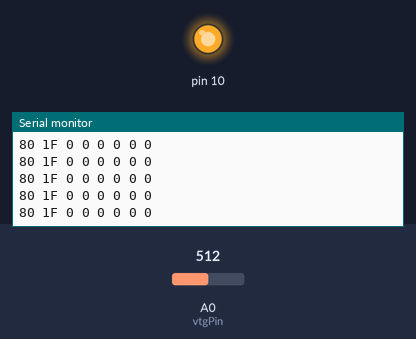
Bench run of a sketch on a simulated Arduino Uno, built with avr-gcc and run on an emulated ATmega328P. Shown: output pins drawn as LEDs (lit = HIGH), the last lines printed to the serial monitor. The inputs (shaded band) are chosen by the test bench; at power-on: A0 (vtgPin) = 512.

Above: at 1.2 s.
1.3 s: A0 (vtgPin) set to 716
At 2.0 s:
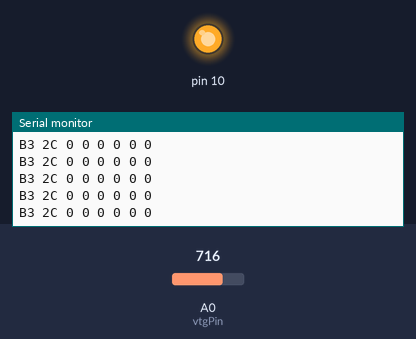
3.2 s: A0 (vtgPin) set to 900
At 4.0 s:
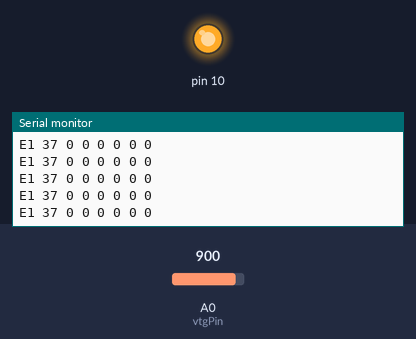

Measured:
- after the input at 1.3 s, the serial monitor: prints a new line at once (image 1)
- after the input at 3.2 s, the serial monitor: prints a new line at once (image 2)

The sketch:

vtg_CANwrite.ino
```cpp
// Libraries
#include <SPI.h>
#include <mcp2515.h>

struct can_frame canMsg1;
MCP2515 mcp2515(10);

//-----------------------------------------------------------------------//
// Voltage CAN message ID = 0xAB
//-----------------------------------------------------------------------//

// Variables
int vtgPin = A0;    // select the input pin for the potentiometer
int raw_vtgValue = 0;  // variable to store the value coming from the sensor
int16_t vtgValue =0;

uint8_t Byte1=0;
uint8_t Byte2=0;

//-----------------------------------------------------------------------//
void setup() {

  while (!Serial);
  Serial.begin(115200);
  SPI.begin();

  mcp2515.reset();
  mcp2515.setBitrate(CAN_125KBPS);
  mcp2515.setNormalMode();

  Serial.println("Example: Write to CAN");
}

void loop() {

  // Voltage Sensor
  raw_vtgValue = analogRead(vtgPin);
  vtgValue = map(raw_vtgValue, 0, 1023, 0, 65535);

  // Byte Writing of voltage read
  Byte1 = vtgValue >>8;
  Byte2 = vtgValue &0xff;

  // Building up the CAN message
  canMsg1.can_id  = 0xAB;
  canMsg1.can_dlc = 8;
  canMsg1.data[0] = Byte1;
  canMsg1.data[1] = Byte2;
  canMsg1.data[2] = 0x00;
  canMsg1.data[3] = 0x00;
  canMsg1.data[4] = 0x00;
  canMsg1.data[5] = 0x00;
  canMsg1.data[6] = 0x00;
  canMsg1.data[7] = 0x00;
  mcp2515.sendMessage(&canMsg1);

  for (int i = 0; i<canMsg1.can_dlc; i++)  {  // print the data

    Serial.print(canMsg1.data[i],HEX);
    Serial.print(" ");

  }
   Serial.println();

  delay(10);
}
```
